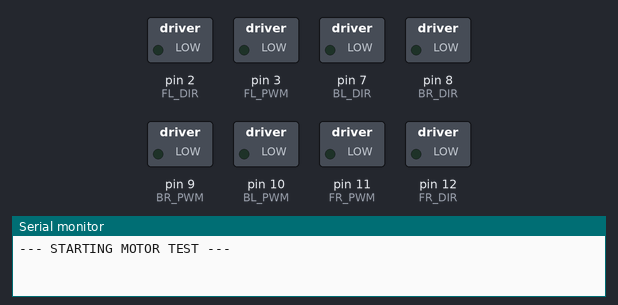
Recording of a sketch running on a simulated Arduino Uno, built with avr-gcc and run on an emulated ATmega328P. Parts: switched loads named in the sketch (green lamp = pin HIGH), the last lines printed to the serial monitor.

Above: at 0.1 s.
At 3.1 s:
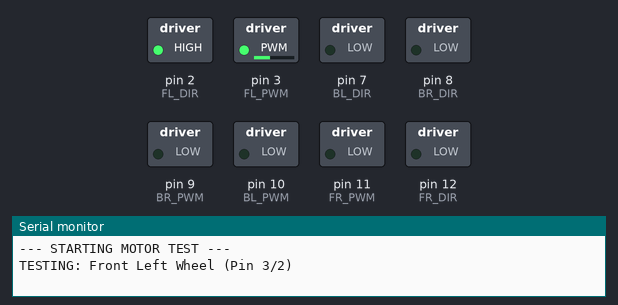
At 8.1 s:
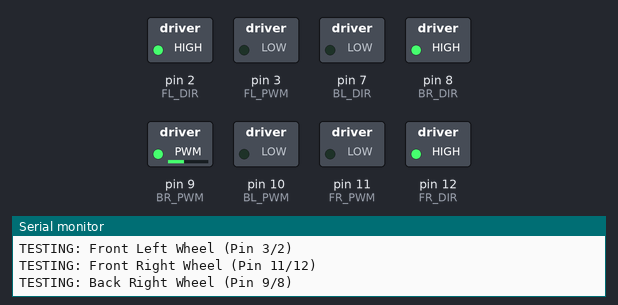
At 12.1 s:
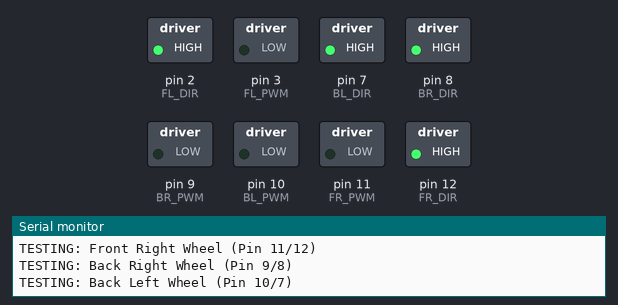
At 20.6 s:
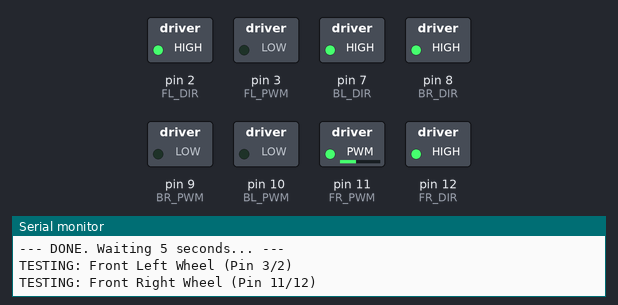
At 38.1 s:
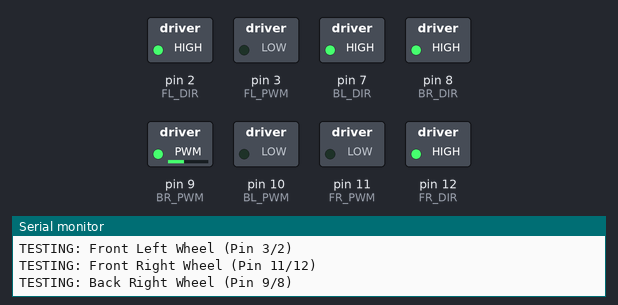
Timing chart, 0 to 40.0 s (numbered marks = the images above):
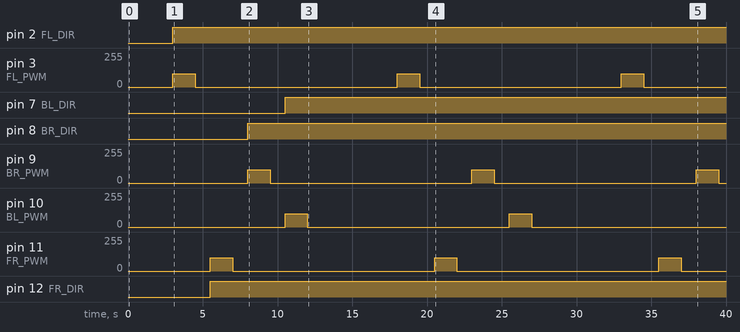

Measured:
- by itself, pin 2 (FL_DIR): LOW → HIGH at 3.0 s
- by itself, pin 3 (FL_PWM), pin 9 (BR_PWM), pin 10 (BL_PWM), pin 11 (FR_PWM): alternates 100/255 for 1.5 s and 0/255 for 13.5 s
- by itself, pin 7 (BL_DIR): LOW → HIGH at 10.5 s
- by itself, pin 8 (BR_DIR): LOW → HIGH at 8.0 s
- by itself, pin 12 (FR_DIR): LOW → HIGH at 5.5 s

The sketch:

coreect_checking.ino
```cpp
// --- Pin Definitions (Based on Standard Nexus 4WD) ---

// Front Left

int FL_PWM = 3;   // Speed

int FL_DIR = 2;   // Direction


// Front Right

int FR_PWM = 11;

int FR_DIR = 12;


// Back Right

int BR_PWM = 9;

int BR_DIR = 8;


// Back left

int BL_PWM = 10;

int BL_DIR = 7;


void setup() {

  // 1. Setup all pins as OUTPUTs so we can send power

  pinMode(FL_PWM, OUTPUT); pinMode(FL_DIR, OUTPUT);

  pinMode(FR_PWM, OUTPUT); pinMode(FR_DIR, OUTPUT);

  pinMode(BL_PWM, OUTPUT); pinMode(BR_DIR, OUTPUT);

  pinMode(BR_PWM, OUTPUT); pinMode(BL_DIR, OUTPUT);


  // 2. Start Serial Monitor so you can read what the robot is doing

  Serial.begin(9600);

  Serial.println("--- STARTING MOTOR TEST ---");

  delay(3000); // Give you 3 seconds to get ready

}


void loop() {

  // --- Test 1: Front Left ---

  Serial.println("TESTING: Front Left Wheel (Pin 3/2)");

  runMotor(FL_PWM, FL_DIR);

  delay(1000); // Wait 1 second


  // --- Test 2: Front Right ---

  Serial.println("TESTING: Front Right Wheel (Pin 11/12)");

  runMotor(FR_PWM, FR_DIR);

  delay(1000);


  // --- Test 3: Back Left ---

  Serial.println("TESTING: Back Right Wheel (Pin 9/8)");

  runMotor(BR_PWM, BR_DIR);

  delay(1000);


  // --- Test 4: Back Right ---

  Serial.println("TESTING: Back Left Wheel (Pin 10/7)");

  runMotor(BL_PWM, BL_DIR);

  delay(1000);


  Serial.println("--- DONE. Waiting 5 seconds... ---");

  delay(5000);

}


// Helper function to spin a motor forward for 1.5 seconds

void runMotor(int pwmPin, int dirPin) {

  digitalWrite(dirPin, HIGH);  // Set Direction (Try HIGH first)

  analogWrite(pwmPin, 100);    // Set Speed (0-255, 100 is slow/safe)

  delay(1500);                 // Run for 1.5 seconds

  analogWrite(pwmPin, 0);      // Stop

}
```
